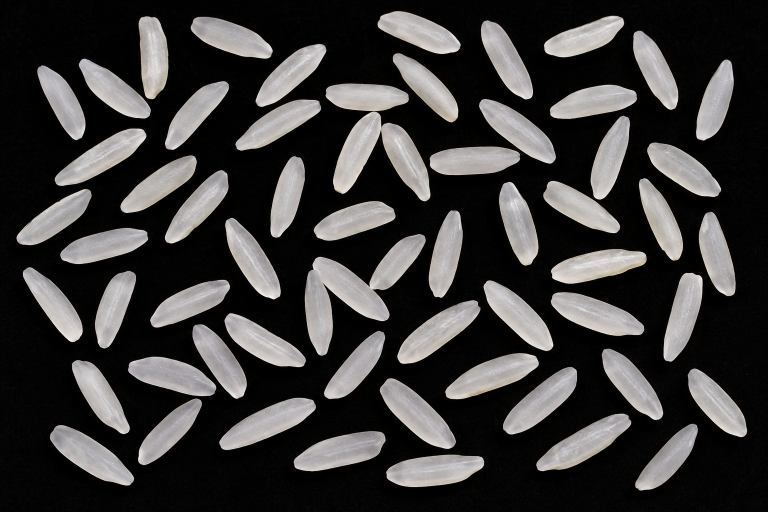
#> input picture image.png, 1536 x 1024 px (shown at 1/2 size)
$ python lab2.py
#> lines starting #> are read from the running program, lines starting #| are printed output that depends on the picture; after the words box and inside, x2 and y2 are one past the last pixel; in counts of white or black regions, pixels touching at a corner belong together

import cv2
import numpy as np
import matplotlib.pyplot as plt

# Read Image
img = cv2.imread("image.png", 0)
#> img: shape (1024, 1536); min 0, max 254, mean 59.7

# Binary Image
_, binary = cv2.threshold(img, 0, 255,
    cv2.THRESH_BINARY + cv2.THRESH_OTSU)
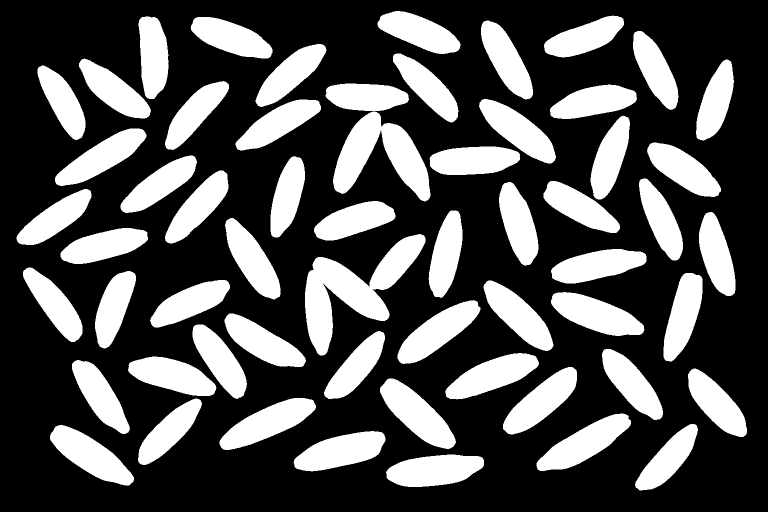
#> binary: shape (1024, 1536) (shown at 1/2 size); 32% white; 59 white regions

# Find Rice
contours, _ = cv2.findContours(binary,
    cv2.RETR_EXTERNAL, cv2.CHAIN_APPROX_SIMPLE)
#> contours = 59 contours; largest, box (x1, y1, x2, y2) and area: (610, 468, 851, 711) 21346, (666, 223, 861, 403) 15854, (760, 757, 912, 898) 9632, (1073, 827, 1262, 942) 9516, (439, 796, 632, 900) 9412

output = cv2.cvtColor(img, cv2.COLOR_GRAY2BGR)
selected = np.zeros_like(img)
count = 0

# Rice Measurement
for c in contours:
    area = cv2.contourArea(c)

    if 3000 <= area <= 25000:
        count += 1
        x, y, w, h = cv2.boundingRect(c)
        perimeter = cv2.arcLength(c, True)
        major = max(w, h)

        print("Rice:", count, "Area:", area)
        print("Major Axis:", major)
        print("Perimeter:", round(perimeter, 2))

        cv2.rectangle(output, (x,y), (x+w,y+h),
                      (0,255,0), 2)
        selected[y:y+h, x:x+w] = binary[y:y+h, x:x+w]
#> this loop made 59 passes
#> (area, x, y, w, h, perimeter, major) on passes 1 to 12: (9280, 772, 909, 196, 65, 459.1, 196), (9188, 587, 862, 184, 81, 452.2, 184), (9268.5, 100, 850, 168, 121, 452.7, 168), (7112, 1270, 848, 126, 133, 401.5, 133), (9515.5, 1073, 827, 189, 115, 488.3, 189), (7113, 276, 797, 128, 133, 402.8, 133), (9411.5, 439, 796, 193, 104, 482.8, 193), (9632, 760, 757, 152, 141, 449.6, 152), (7820.5, 1376, 737, 118, 137, 397.6, 137), (8942, 1006, 734, 148, 135, 439, 148), (7632.5, 144, 720, 116, 148, 420, 148), (8541, 256, 713, 177, 79, 431.5, 177)
#> (printed output is left out)
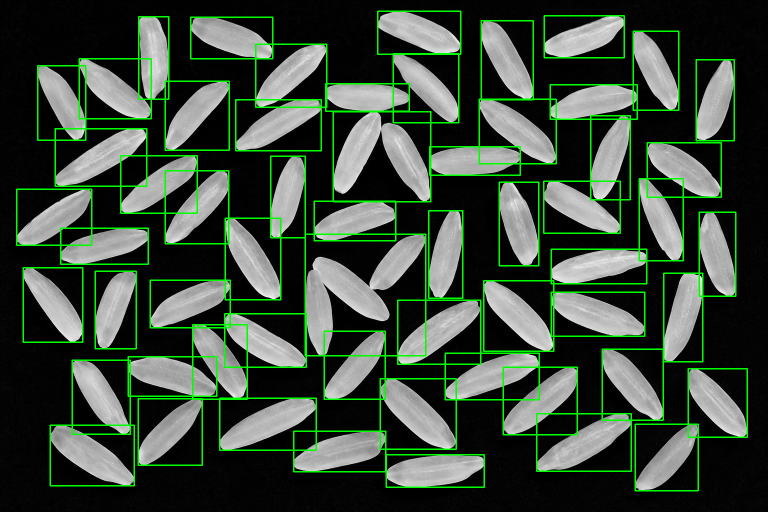
#> output: shape (1024, 1536, 3) (shown at 1/2 size); mean B, G, R 58.1, 73, 58.1
#> after the loop, count = 59

print("Total Rice:", count)
#| Total Rice: 59

# Display Output
plt.figure(figsize=(10, 5))

plt.subplot(1, 3, 1)
plt.imshow(img, cmap="gray")
plt.title("Original Image")
plt.axis("off")

plt.subplot(1, 3, 2)
plt.imshow(cv2.cvtColor(output, cv2.COLOR_BGR2RGB))
plt.title("Detected Rice")
plt.axis("off")

plt.subplot(1, 3, 3)
plt.imshow(selected, cmap="gray")
plt.title("Selected Rice")
plt.axis("off")

plt.tight_layout()
plt.show()
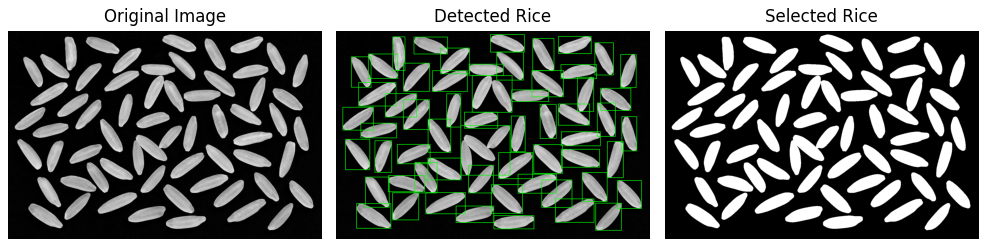
#> figure drawn by matplotlib, 3 panels
